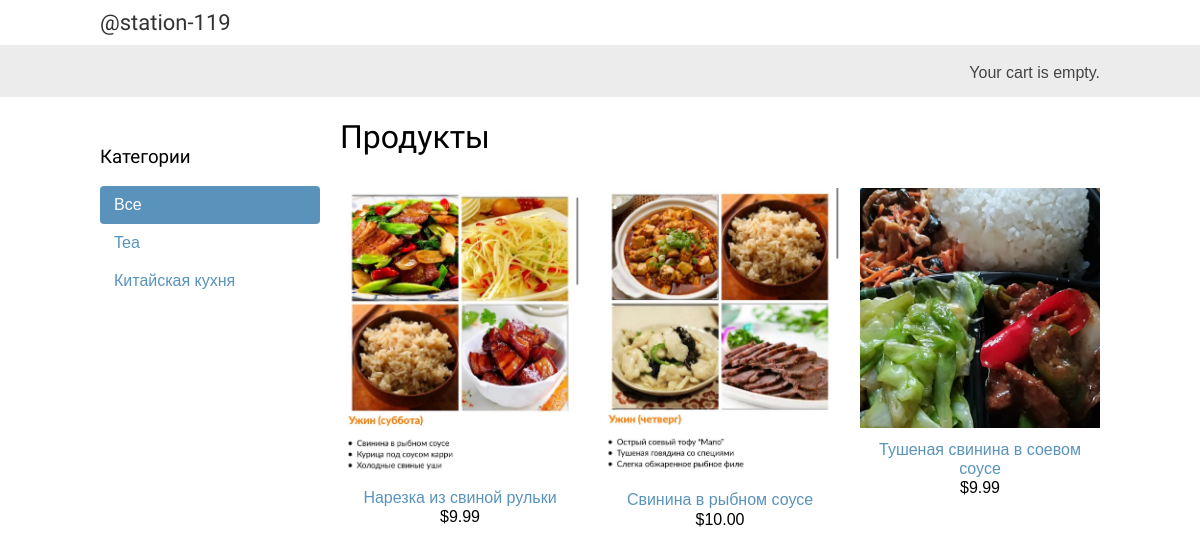
The app's page /, older data.
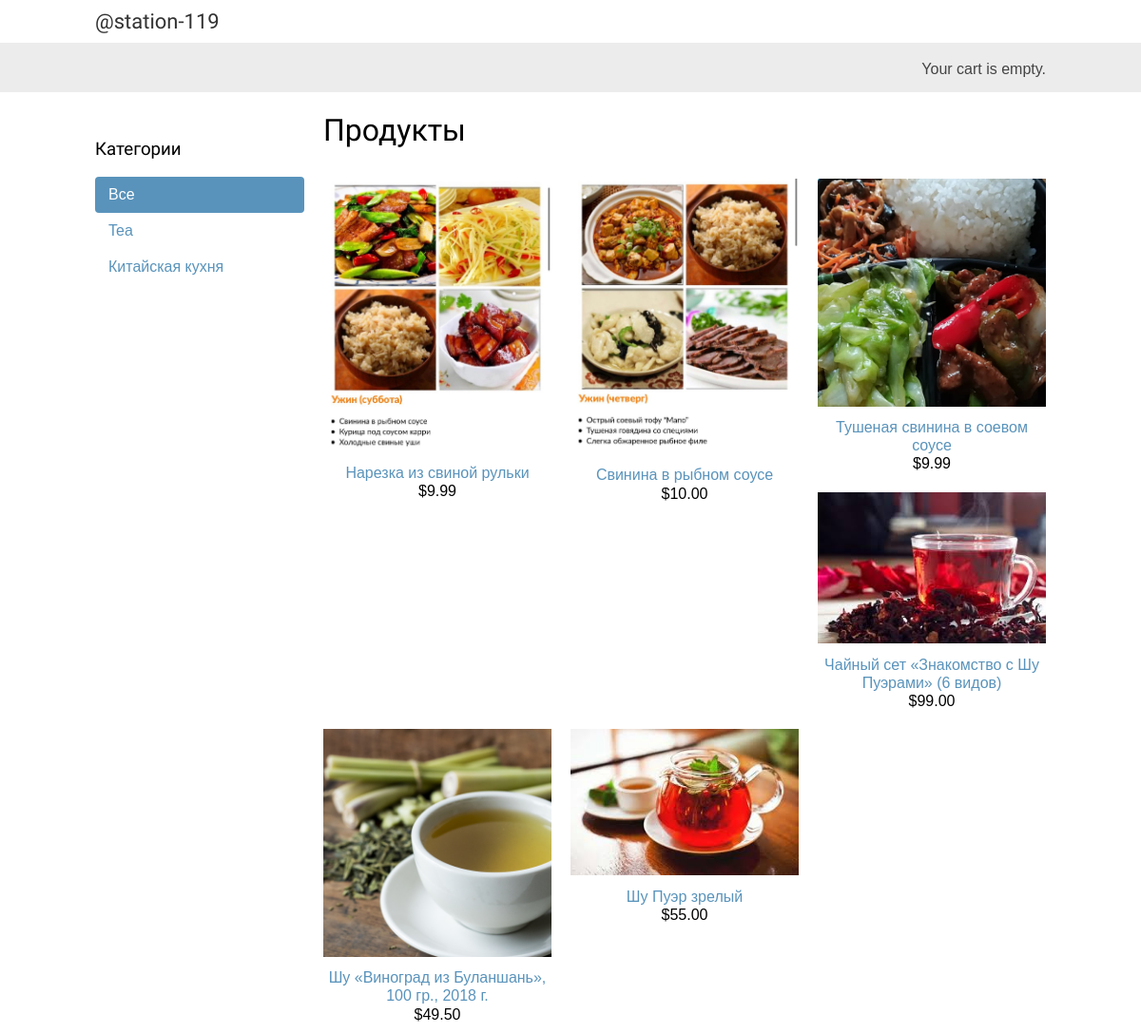
The same page, newer data.
### shop/models.py (models this page shows, shortened)
class Category(models.Model):
    name = models.CharField(max_length=200, db_index=True)
    slug = models.SlugField(max_length=200, unique=True)
    class Meta:
        ordering = ('name',)
        verbose_name = 'category'
        verbose_name_plural = 'categories'
    def get_absolute_url(self):
        return reverse('shop:product_list_by_category', args=[self.slug])

class Product(models.Model):
    category = models.ForeignKey(Category,
                                 related_name='products',
                                 on_delete=models.CASCADE)
    name = models.CharField(max_length=200, db_index=True)
    slug = models.SlugField(max_length=200, db_index=True)
    image = models.ImageField(upload_to='products/%Y/%m/%d', blank=True)
    description = models.TextField(blank=True)
    price = models.DecimalField(max_digits=10, decimal_places=2)
    available = models.BooleanField(default=True)
    created = models.DateTimeField(auto_now_add=True)
    updated = models.DateTimeField(auto_now=True)
    class Meta:
        ordering = ('name',)
        index_together = (('id', 'slug'),)
    def get_absolute_url(self):
        return reverse('shop:product_detail', args=[self.id, self.slug])

### shop/views.py (the view)
# urls.py: path('', product_list, name='product_list'),
def product_list(request, category_slug=None):
    category = None
    categories = Category.objects.all()
    products = Product.objects.filter(available=True)
    if category_slug:
        category = get_object_or_404(Category, slug=category_slug)
        products = products.filter(category=category)
    context = {'category': category,
               'categories': categories,
               'products': products}
    return render(request, 'shop/product/list.html', context)

### cart/cart.py (called while the page is built)
    def __len__(self):
        return sum(item['quantity'] for item in self.cart.values())

### cart/context_processors.py (called while the page is built)
def cart(request):
    return {'cart': Cart(request)}

### templates/shop/product/list.html (shortened to what this page needs)
{% extends "shop/base.html" %}
{% load static %}
{% block content %}
<div id="sidebar">
    <h3>Категории</h3>
    <ul>
        <li {% if not category %} class="selected" {% endif %}>
            <a href="{% url "shop:product_list" %}">Все</a>
        </li>
        {% for c in categories %}
        <li {% if category.slug == c.slug %} class="selected" {% endif %}>
            <a href="{{ c.get_absolute_url }}">{{ c.name }}</a>
        </li>
        {% endfor %}
    </ul>
</div>
<div id="main" class="product-list">
    <h1>{% if category %}{{ category.name }}{% else %}Продукты{% endif %}</h1>
    {% for product in products %}
    <div class="item">
        <a href="{{ product.get_absolute_url }}">
            <img src="
                {% if product.image %}
                    {{ product.image.url }}
                {%else %}
                    {% static "img/no_image.png" %}
                {% endif %}">
        </a>
        <a href="{{ product.get_absolute_url }}">{{ product.name }}</a>
        <br>
        ${{ product.price }}
    </div>
    {% endfor %}
</div>
{% endblock %}

### templates/shop/base.html (shortened to what this page needs)
{% load static %}
<!DOCTYPE html>
<html>
<head>
  <link href="{% static "css/base.css" %}" rel="stylesheet">
</head>
<body>
  <div id="header">
    <a href="/" class="logo">@station-119</a>
  </div>
  <div id="subheader">
    <div class="cart">
      {% with total_items=cart|length %}
          {% if cart|length > 0 %}
            Your cart:
            <a href="{% url "cart:cart_detail" %}">
              {{ total_items }} item{{ total_items|pluralize }},
              ${{ cart.get_total_price }}
            </a>
          {% else %}
            Your cart is empty.
          {% endif %}
        {% endwith %}
    </div>
  </div>
  <div id="content">
    {% block content %}
    {% endblock %}
  </div>
</body>
</html>

### shop/static/css/base.css (style rules this page uses)
body { margin:0; padding:0; font-family:helvetica, sans-serif; }
h1, h2, h3, h4, h5 , h6 { font-family: 'Ubuntu', sans-serif; font-weight:normal; }
a { text-decoration:none; color:#5993bb; }
#header { padding:10px 100px; font-size:18px; overflow:auto; }
#subheader { background:#ececec; color:#444; padding:15px 100px; overflow:auto; }
#header .logo { font-family: 'Ubuntu', sans-serif; float:left; color:#333; font-size:22px; margin-right:10%; }
#subheader .cart { float:right; padding-top:4px; }
#content { padding:0 100px; overflow:hidden; }
#sidebar { width:220px; padding:30px 20px 0 0; float:left; }
#sidebar ul { margin:0; padding:0; }
#sidebar ul li { margin:0; list-style:none; padding:10px 14px; }
#sidebar ul li a { display:block; }
#sidebar ul li.selected { background:#5993bb; border-radius:4px; }
#sidebar ul li.selected a { color:#fff; }
#main { float:left; width: 96%; margin-right:-220px; overflow:hidden; }
.product-list .item { width:25%; padding:10px 20px 10px 0; float:left; text-align:center; line-height:1.2; }
.product-list .item img { width:100%; margin-bottom:8px; }

Row changes from the older to the newer data that the page shows:
added Product: image (picture), name "Чайный сет «Знакомство с Шу Пуэрами» (6 видов)", price "99.00"
added Product: image (picture), name "Шу «Виноград из Буланшань», 100 гр., 2018 г.", price "49.50"
added Product: image (picture), name "Шу Пуэр зрелый", price "55.00"
